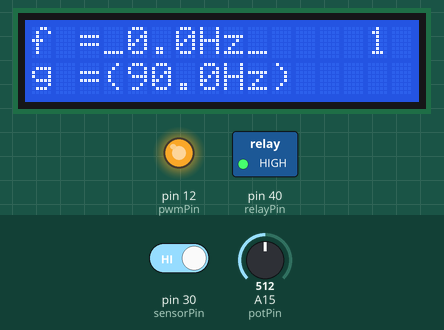
Recording of a sketch running on a simulated Arduino Mega 2560, built with avr-gcc and run on an emulated ATmega2560. Parts: 16×2 character LCD, switched loads named in the sketch (green lamp = pin HIGH), output pins drawn as LEDs (lit = HIGH). The test bench sets the inputs (shaded band); at power-on: A15 (potPin) = 512, pin 30 (sensorPin) HIGH. What the sketch prints to the serial monitor is not drawn.

Above: at 1.5 s.
1.6 s: A15 (potPin) set to 0
At 3.7 s:
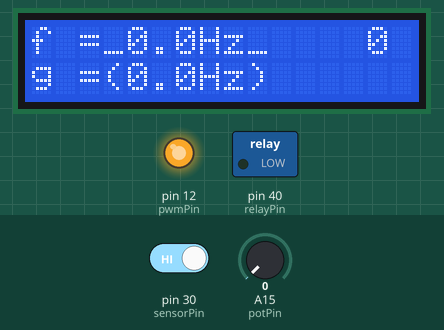
4.2 s: A15 (potPin) set to 110
At 6.7 s:
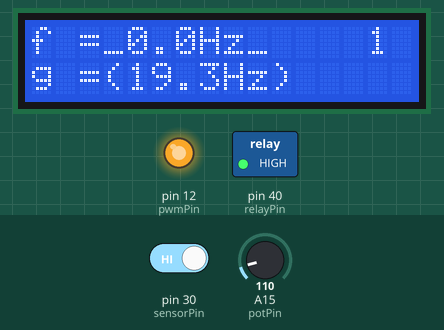
7.0 s: A15 (potPin) set to 122
At 8.7 s:
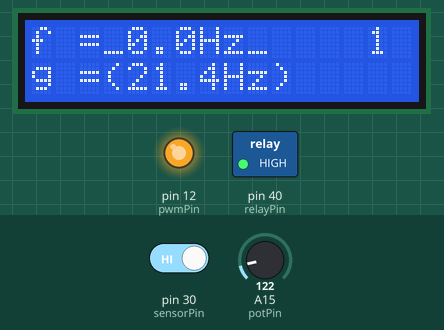
Timing chart, 0 to 10.2 s (numbered marks = the images above; inputs shaded):
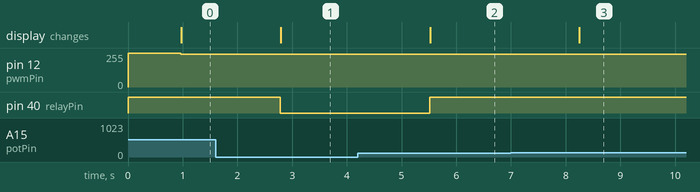

The sketch:

FrezaOTvalveFinal.ino
```cpp
#include <PIDController.h>
#include <LiquidCrystal.h>
#include <PWM.h>

LiquidCrystal lcd(8, 9, 4, 5, 6, 7);

PIDController pid;
#define __kP 24680
#define __kI 50
#define __kD 0
#define __fastSensorPinRead bitRead(PINC, 7)

struct Keypad {
  const byte KEY_NONE = 0;
  const byte KEY_SELECT = 1;
  const byte KEY_LEFT = 2;
  const byte KEY_UP = 3;
  const byte KEY_DOWN = 4;
  const byte KEY_RIGHT = 5;
};

const bool isPropValveUsing = true;
const unsigned int maxADCcount = 1023;
const unsigned int pwmFrequency = 20000;
const float powerVoltage = 5.0;
const float printRate = 5;
const byte maxFrequency = 180;
const byte buttonAnalogPin = 0;
const byte relayPin = 40;   //PG1
const byte neighRelayPin = relayPin + 1;
const byte pwmPin = 12;
const byte sensorPin = 30;  //PC7
const byte potPin = 15;  // analog pin used to connect the potentiometer
//Параметры ниже актуальны для пропорционального клапана SMC PVQ33-6G23-01
const byte nomValveFlow = 110;
const float nomValvePressure = 0.35;
const float valvePressure = 0.35;
const byte maxValveFlow = 1.0 * nomValveFlow / nomValvePressure * valvePressure;
const unsigned int minValveCurrent = 160;
const unsigned int maxValveCurrent = 320;
const byte minValvePwmDuty = 126;
const byte maxValvePwmDuty = 245;
const byte stepSize = 1;
const int movDelayUS = 0;
const Keypad keypad;

int val;                // variable to read the value from the analog pin
unsigned long lastTime = 0;
byte curPosition = minValvePwmDuty;
float targetFreq = 1;
float frequency = 0.0;
double lastFreq = 0.0;
bool isRelayOpen = true;

void setup() {
  Serial.begin(9600);
  pinMode(sensorPin, INPUT_PULLUP);
//  if (isPropValveUsing) {
    pinMode(pwmPin, OUTPUT);
    InitTimersSafe();
    SetPinFrequencySafe(pwmPin, pwmFrequency);
    digitalWrite(pwmPin, HIGH);
//  } else {
    pinMode(relayPin, OUTPUT);
    pinMode(neighRelayPin, INPUT);
    digitalWrite(relayPin, isRelayOpen);
//  }
  int temp = analogRead(potPin);
  targetFreq = map(temp, 0, maxADCcount, 0, maxFrequency * 10) / 10.0;
  targetFreq = 0;
  pid.begin();
  pid.limit(minValvePwmDuty, maxValvePwmDuty);
  pid.tune(__kP, __kI, __kD);
  pid.setpoint(minValvePwmDuty);
  lcd.begin(16, 2);
  lcd.print("Waiting");
  lcd.setCursor(0, 0);
}

byte getKey() {
  int input = analogRead(buttonAnalogPin);
  if (input < 100) {
    return keypad.KEY_RIGHT;
  } else if (input < 300) {
    return keypad.KEY_UP;
  } else if (input < 500) {
    return keypad.KEY_DOWN;
  } else if (input < 700) {
    return keypad.KEY_LEFT;
  } else if (input < 900) {
    return keypad.KEY_LEFT;
  } else return keypad.KEY_NONE;
}

unsigned int currentFromPwmDuty(byte pwmDuty) {
  const float maxDuty = 255.0;
  return pwmDuty / maxDuty * maxValveCurrent;
}

byte flowFromCurrent(int current) {
  if (current > minValveCurrent) {
    return (float) maxValveFlow / (maxValveCurrent - minValveCurrent) * (current - minValveCurrent);
  } else return 0;
}

float getFrequency(int pin, unsigned long timeout) {
  //lastFreq = frequency;
  //bool isStuck = false;
  float f = 0;
  unsigned long tempTime = 0;
  unsigned long timer = micros();
  while (!__fastSensorPinRead) {
    tempTime = micros();
    if (tempTime > (timer + timeout)) return f;
  }
  while (__fastSensorPinRead) {
    tempTime = micros();
    if (tempTime > (timer + timeout)) return f;
  }
  timer = micros();
  while (!__fastSensorPinRead) { }
  while ( __fastSensorPinRead) { }
  timer = micros() - timer;
  const int measureDelay = 0; //1345   //140
  f = 1000000.0 / (timer + measureDelay);
//  if (highTime > 0 && lowTime > 0) frequency = 1000000.0 / (highTime + lowTime);
  if ((frequency > 0) && (f > maxFrequency * 1.5) && (f > frequency * 1.5)) {
    return frequency;
  } else return f;
}

byte propValveControl(float frequency, float targetFreq) {
//    if (frequency > targetFreq && curPosition > minValvePwmDuty) {
//      if (curPosition >= minValvePwmDuty + stepSize) {
//        curPosition -= stepSize;
//      } else curPosition -= 1;
//    } else if (frequency < targetFreq && curPosition < maxValvePwmDuty) {
//        if (curPosition <= maxValvePwmDuty - stepSize) {
//          curPosition += stepSize;
//        } else curPosition += 1;
//    }
    //byte key = getKey();
    //if (key == keypad.KEY_UP && curPosition < maxValvePwmDuty) {
    //  curPosition += 2;
    //  Serial.println("UP");
    //} else if (key == keypad.KEY_DOWN && curPosition > minValvePwmDuty) {
    //  curPosition -= 2;
    //  Serial.println("DOWN");
    //}
    curPosition = pid.compute(frequency);
    if (curPosition > minValvePwmDuty) {
      pwmWrite(pwmPin, curPosition);
      //analogWrite(pwmPin, curPosition);
    } else pwmWrite(pwmPin, 0);
           //digitalWrite(pwmPin, LOW);
    delayMicroseconds(movDelayUS);
    return curPosition;
}

//void propValveControlRes_1(float frequency, float lastFrequency, byte curPosition) {
//
//}

void loop() {
  int temp = analogRead(potPin);            // reads the value of the potentiometer (value between 0 and 1023)
  val = map(temp, 0, maxADCcount, minValvePwmDuty, maxValvePwmDuty);     // scale it to use it with the servo (value between 0 and 180)
  float f = getFrequency(sensorPin, 900000);
  //if ((frequency < 10 && f < 10) || (abs(f - frequency) < frequency * 0.3)) {
  frequency = f;
  //}
  //frequency = 80.0;
  f = map(temp, 0, maxADCcount, 0, maxFrequency * 10) / 10.0;
  if (f != targetFreq) {
    targetFreq = f;
    pid.setpoint(targetFreq);
  }
//  if (!isPropValveUsing) {
    bool b = (frequency >= targetFreq) ? false : true;
    if (b != isRelayOpen) {
      isRelayOpen = b;
      digitalWrite(relayPin, isRelayOpen);
    }
//  } else {
    curPosition = propValveControl(frequency, targetFreq);
//  }
  if (millis() - lastTime > (1000 / printRate)) {
    lastTime = millis();
    Serial.print(frequency);
    Serial.print(" Hz (tar. ");
    Serial.print(targetFreq);
    Serial.print(" Hz)");
    //lcd.clear();
    lcd.setCursor(0, 0);
    lcd.print("                ");
    lcd.setCursor(0, 0);
    lcd.print("f =_");
    lcd.print(frequency, 1);
    lcd.print("Hz_");
    lcd.setCursor(0, 1);
    lcd.print("                ");
    lcd.setCursor(0, 1);
    lcd.print("g =(");
    lcd.print(targetFreq, 1);
    lcd.print("Hz)");
//    if (isPropValveUsing) {
//      int current = currentFromPwmDuty(curPosition);
//      byte flow = flowFromCurrent(current);
//      Serial.print(" -> CurPos = ");
//      Serial.print(curPosition);
//      Serial.print(" -> current = ");
//      Serial.print(current);
//      Serial.print(", flow = ");
//      Serial.print(flow);
//      lcd.setCursor(12, 1);
//      lcd.print("F");
//      lcd.print(flow);
//      lcd.print(current);
//      lcd.print(curPosition);
//    } else {
      Serial.print(" -> Relay = ");
      Serial.print(isRelayOpen);
      lcd.setCursor(14, 0);
//      lcd.print('R');
      lcd.print(isRelayOpen);
//    }
//  Serial.println();
  }
}
```

Measured:
- after the input at 1.6 s, pin 40 (relayPin): HIGH → LOW after 1.2 s; the display: changes after 1.2 s (image 1)
- after the input at 4.2 s, pin 40 (relayPin): LOW → HIGH after 1.3 s; the display: changes after 1.3 s (image 2)
- after the input at 7.0 s, the display: changes after 1.3 s (image 3)
